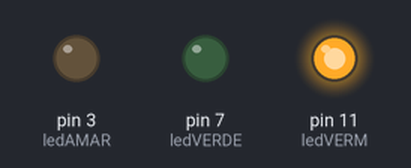
Bench run of a sketch on a simulated Arduino Uno, built with avr-gcc and run on an emulated ATmega328P. On the bench: output pins drawn as LEDs (lit = HIGH).

Above: at 0.5 s.
At 2.0 s:
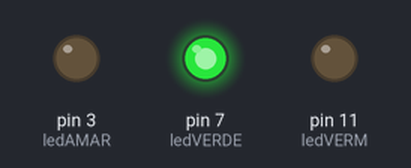
At 4.5 s:
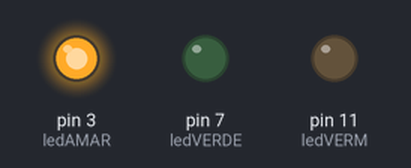
Timing chart, 0 to 7.8 s (numbered marks = the images above):
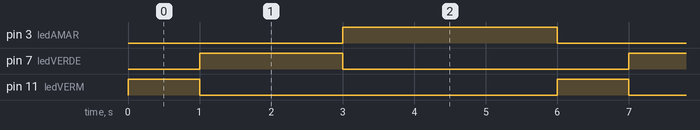

Measured:
- by itself, pin 3 (ledAMAR): alternates HIGH for 3.0 s and LOW for 3.0 s
- by itself, pin 7 (ledVERDE): alternates HIGH for 2.0 s and LOW for 4.0 s
- by itself, pin 11 (ledVERM): alternates HIGH for 1.0 s and LOW for 5.0 s

The sketch:

ex.ino
```cpp
// C++ code
//
#define ledVERM 11
int ledVERDE = 7;
int ledAMAR = 3;


void setup()
{
  pinMode(ledVERM, OUTPUT);
  pinMode(ledVERDE, OUTPUT);
  pinMode(ledAMAR, OUTPUT);
  Serial.begin(115200);

}

void loop()
{
	/*
  	digitalWrite(ledVERM, HIGH);
  	delay(1000);
  	digitalWrite(ledVERM, LOW);
  	digitalWrite(ledVERDE, HIGH);
  	delay(2000);
  	digitalWrite(ledVERDE, LOW);
  	digitalWrite(ledAMAR, HIGH);
  	delay(3000);
  	digitalWrite(ledAMAR, LOW);
  	*/

  	ligaLED(ledVERM, 1000);
  	ligaLED(ledVERDE, 2000);
    ligaLED(ledAMAR, 3000);
}

void ligaLED(int pino, int tempo){
	digitalWrite(pino, HIGH);
  	delay(tempo);
  	digitalWrite(pino, LOW);
}
```
